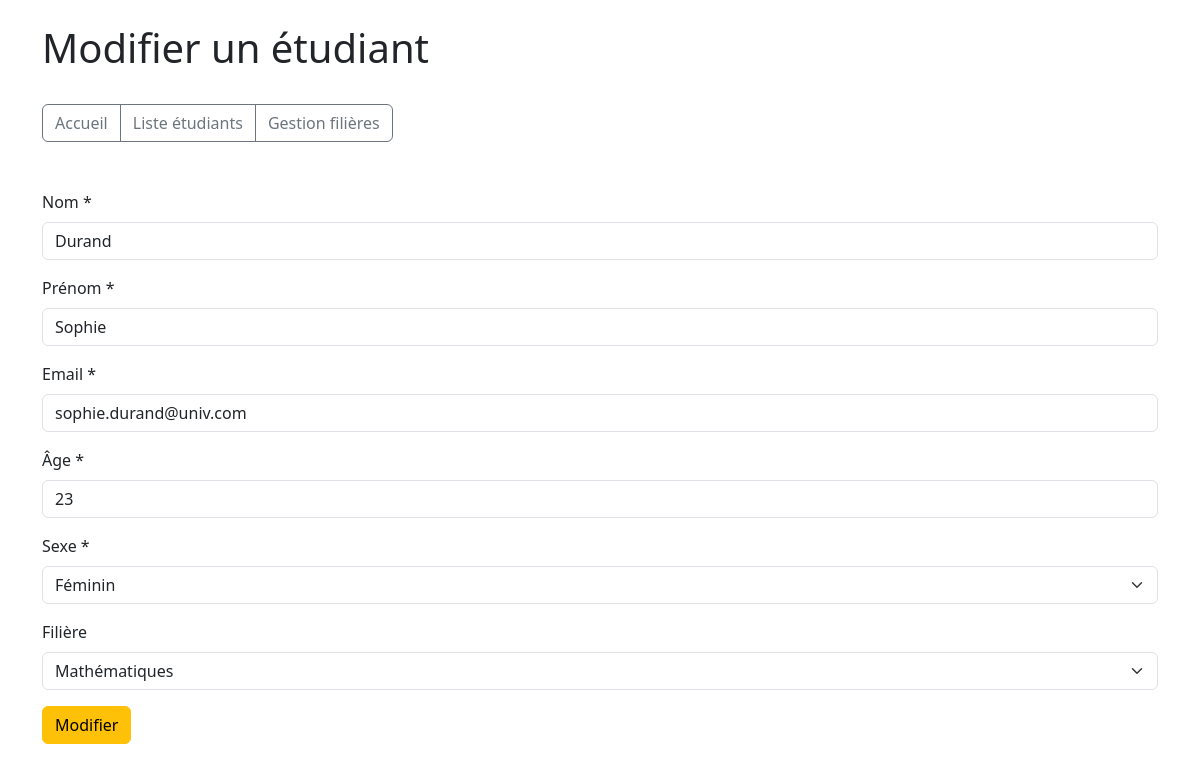
The app's page /demo/etudiants_edit.php?id=5 with its own data.
### tables this page shows
CREATE TABLE IF NOT EXISTS etudiants (
    id INT AUTO_INCREMENT PRIMARY KEY,
    nom VARCHAR(100) NOT NULL,
    prenom VARCHAR(100) NOT NULL,
    email VARCHAR(150) NOT NULL UNIQUE,
    age INT NOT NULL,
    sexe ENUM('M', 'F') NOT NULL,
    filiere_id INT DEFAULT NULL,
    created_at DATETIME DEFAULT CURRENT_TIMESTAMP,
    FOREIGN KEY (filiere_id) REFERENCES filieres(id) ON DELETE SET NULL
);

CREATE TABLE IF NOT EXISTS filieres (
    id INT AUTO_INCREMENT PRIMARY KEY,
    nom VARCHAR(100) NOT NULL,
    description TEXT,
    created_at DATETIME DEFAULT CURRENT_TIMESTAMP
);

### app/Config.php (called while the page is built, shortened)
<?php
class Config
{
    private static array $configs = [];
    public static function get(string $file): array
    {
        $configPath = __DIR__ . '/../config/' . $file . '.php';
        self::$configs[$file] = require $configPath;
        return self::$configs[$file];
    }
}

### config/database.php (called while the page is built)
<?php
return [
    'hostname' => 'localhost',
    'username' => 'root',
    'password' => '',
    'dbname' => 'test',
    'port' => '3307',
    'charset' => 'utf8'
];

### app/Database.php (called while the page is built, shortened)
<?php
require_once 'Config.php';
class Database
{
    private static ?\PDO $pdo = null;
    public static function connectTo(): \PDO
    {
        $config = Config::get('database');
        try {
            $dsn = "mysql:host={$config['hostname']};dbname={$config['dbname']};port={$config['port']};charset={$config['charset']}";
            self::$pdo = new \PDO($dsn, $config['username'], $config['password'], [
                \PDO::ATTR_ERRMODE => \PDO::ERRMODE_EXCEPTION,
                \PDO::ATTR_DEFAULT_FETCH_MODE => \PDO::FETCH_ASSOC,
                \PDO::ATTR_EMULATE_PREPARES => false
            ]);
            return self::$pdo;
        } catch (\PDOException $e) {
            throw new \Exception("Erreur de connexion à la base de données : " . $e->getMessage());
        }
    }
}

### app/Model.php (called while the page is built, shortened)
<?php
class Model
{
    private static ?\PDO $pdo = null;
    private string $table;
    private string $primaryKey;
    public function __construct(string $table, string $primaryKey)
    {
        $this->table = $table;
        $this->primaryKey = $primaryKey;
        if (self::$pdo === null) {
            self::$pdo = Database::connectTo();
        }
    }
    public function read(int $id = null, string $orderBy = null): array
    {
        if ($id) {
            $sql = "SELECT * FROM {$this->table} WHERE {$this->primaryKey} = :{$this->primaryKey}";
            $statement = self::$pdo->prepare($sql);
            $statement->execute([$this->primaryKey => $id]);
            return $statement->fetch() ?: [];
        } else {
            $orderBy = $orderBy ?? "{$this->primaryKey} DESC";
            $sql = "SELECT * FROM {$this->table} ORDER BY {$orderBy}";
            $statement = self::$pdo->query($sql);
            return $statement->fetchAll();
        }
    }
}

### app/Security.php (called while the page is built, shortened)
<?php
class Security
{
    public static function escape(string $data): string
    {
        return htmlspecialchars($data, ENT_QUOTES, 'UTF-8');
    }
}

### demo/etudiants_edit.php (the view, shortened to what this page needs)
<?php
require_once __DIR__ . '/../app/Database.php';
require_once __DIR__ . '/../app/Model.php';
require_once __DIR__ . '/../app/Security.php';
$etudiant = [];
$filieres = [];
$id = (int)($_GET['id'] ?? 0);
try {
    $etudiantModel = new Model('etudiants', 'id');
    $etudiant = $etudiantModel->read($id);
} catch (Exception $e) {
    $message = Alert::error('Erreur lors du chargement : ' . $e->getMessage());
}
try {
    $filiereModel = new Model('filieres', 'id');
    $filieres = $filiereModel->read();
} catch (Exception $e) {
    $filieres = [];
}
?>
<!DOCTYPE html>
<html lang="fr">
<head>
    <link href="../bootstrap-5.3.7-dist/css/bootstrap.min.css" rel="stylesheet">
</head>
<body>
    <div class="container mt-4">
        <h1>Modifier un étudiant</h1>
        <div class="btn-group my-4" role="group">
            <a href="index.php" class="btn btn-outline-secondary">Accueil</a>
            <a href="etudiants_list.php" class="btn btn-outline-secondary">Liste étudiants</a>
            <a href="filieres.php" class="btn btn-outline-secondary">Gestion filières</a>
        </div>
        <?php if (!empty($etudiant)): ?>
        <form method="POST" class="mt-4">
                <div class="mb-3">
                    <label for="nom" class="form-label">Nom *</label>
                    <input type="text" class="form-control" id="nom" name="nom"
                           value="<?= Security::escape($etudiant['nom']) ?>" required>
                </div>
                <div class="mb-3">
                    <label for="prenom" class="form-label">Prénom *</label>
                    <input type="text" class="form-control" id="prenom" name="prenom"
                           value="<?= Security::escape($etudiant['prenom']) ?>" required>
                </div>
                <div class="mb-3">
                    <label for="email" class="form-label">Email *</label>
                    <input type="email" class="form-control" id="email" name="email"
                           value="<?= Security::escape($etudiant['email']) ?>" required>
                </div>
                <div class="mb-3">
                    <label for="age" class="form-label">Âge *</label>
                    <input type="number" class="form-control" id="age" name="age"
                           min="16" max="99" value="<?= Security::escape($etudiant['age'] ?? '') ?>" required>
                </div>
                <div class="mb-3">
                    <label for="sexe" class="form-label">Sexe *</label>
                    <select class="form-select" id="sexe" name="sexe" required>
                        <option value="F" <?= ($etudiant['sexe'] ?? '') == 'F' ? 'selected' : '' ?>>Féminin</option>
                    </select>
                </div>
                <div class="mb-3">
                    <label for="filiere_id" class="form-label">Filière</label>
                    <select class="form-select" id="filiere_id" name="filiere_id">
                        <?php foreach ($filieres as $filiere): ?>
                            <option value="<?= $filiere['id'] ?>"
                                    <?= ($etudiant['filiere_id'] == $filiere['id']) ? 'selected' : '' ?>>
                                <?= Security::escape($filiere['nom']) ?>
                            </option>
                        <?php endforeach; ?>
                    </select>
                </div>
                <div class="mb-3">
                    <button type="submit" name="modifier" class="btn btn-warning">Modifier</button>
                </div>
        </form>
        <?php else: ?>
        <div class="alert alert-danger">
            Enregistrement non trouvé ou erreur de chargement.
        </div>
        <?php endif; ?>
    </div>
</body>
</html>

### records on screen
etudiants: nom "Durand", prenom "Sophie", email "sophie.durand@univ.com", age "23", sexe "Féminin", filiere_id "Mathématiques"
